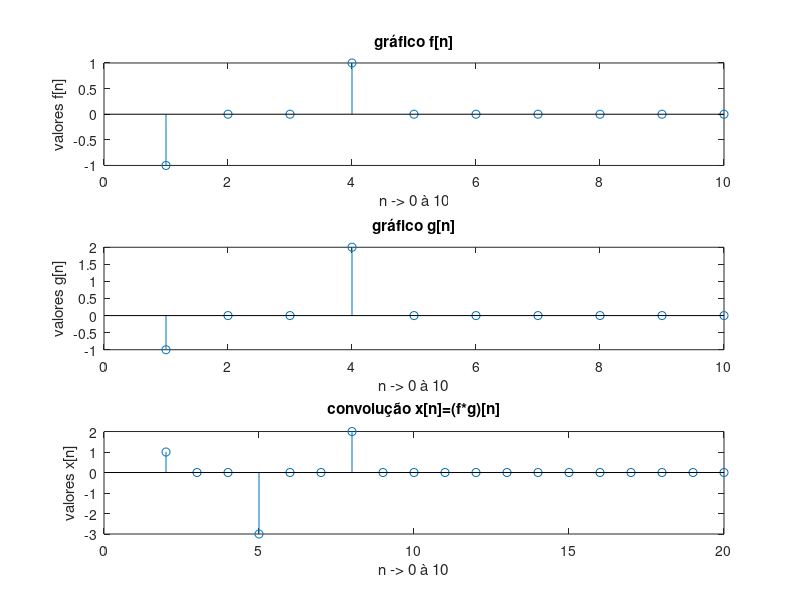

This chart was generated by the following MATLAB code:
#calculando apenas para valores positivos de n
f_n = [-1 0 0 1 0 0 0 0 0 0]
g_n = [-1 0 0 2 0 0 0 0 0 0]

subplot(311)
stem(f_n)
xlabel (sprintf ("n -> 0 à 10"));
ylabel (sprintf ("valores f[n]"));
title (sprintf ("gráfico f[n]"));

subplot(312)
stem(g_n)
xlabel (sprintf ("n -> 0 à 10"));
ylabel (sprintf ("valores g[n]"));
title (sprintf ("gráfico g[n]"));
x_n = conv(f_n,g_n)
n = 2:1:20
subplot(313)
stem(n,x_n)
xlabel (sprintf ("n -> 0 à 10"));
ylabel (sprintf ("valores x[n]"));
title (sprintf ("convolução x[n]=(f*g)[n]"));